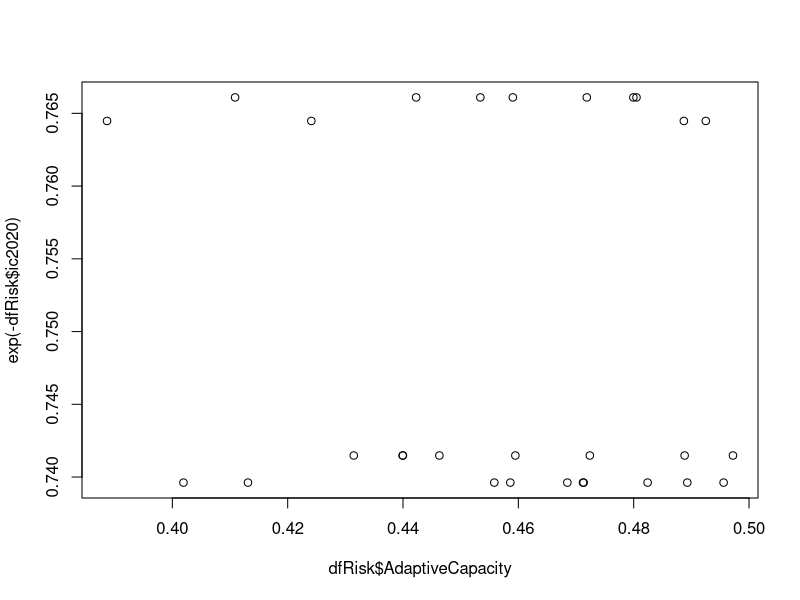
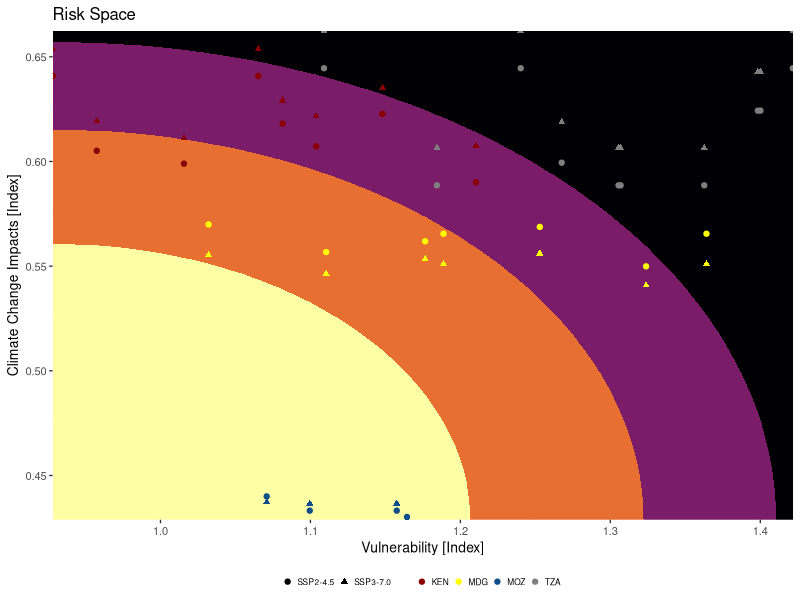
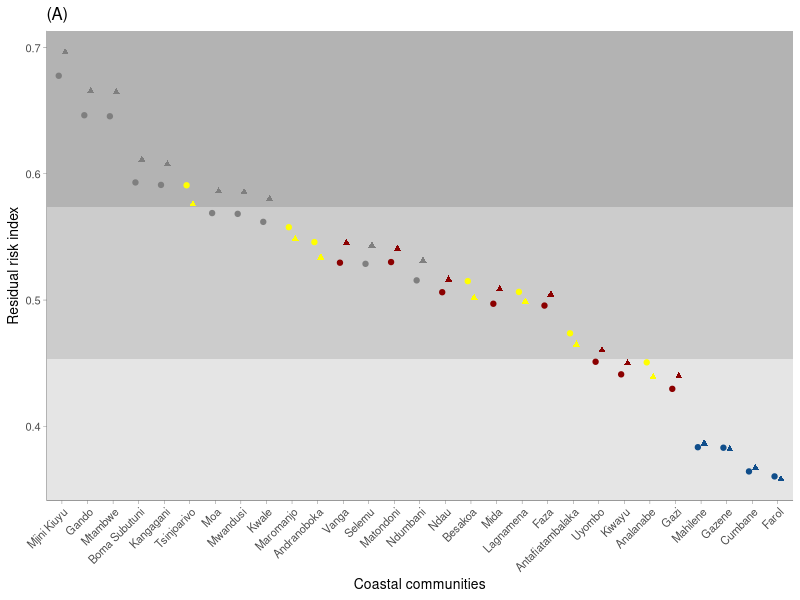
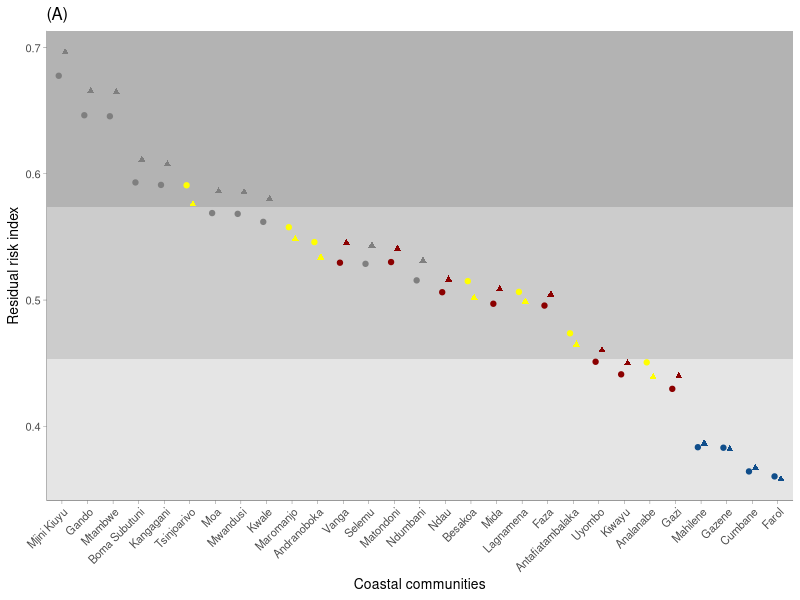
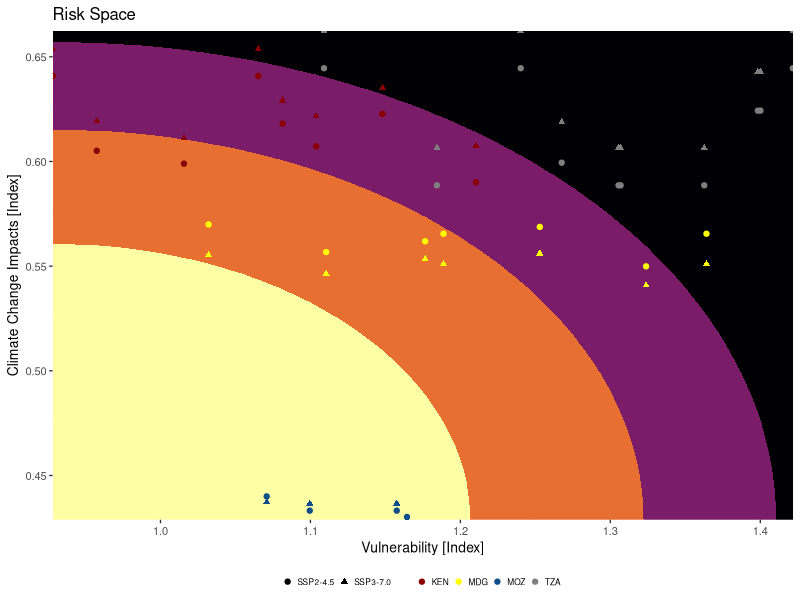

Reproduce these figures in R, in order. (Note: this script raises an error after producing the figures.)
library(tidyverse)
dfRisk <- read_csv("2_Data/sheet/RiskDataFINAL.csv")
dfRisk <- dfRisk %>% mutate(ISO3 = Country,
                            ISO3 = ifelse(ISO3 == "Kenya", "KEN", ISO3),
                            ISO3 = ifelse(ISO3 == "Tanzania", "TZA", ISO3),
                            ISO3 = ifelse(ISO3 == "Madagascar", "MDG", ISO3),
                            ISO3 = ifelse(ISO3 == "Mozambique", "MOZ", ISO3))
I_Ctrl <- read_csv("2_Data/sheet/ImpactControl.csv")
dfRisk <- merge(dfRisk, I_Ctrl, by.x = "ISO3")
plot(dfRisk$AdaptiveCapacity, exp(-dfRisk$ic2020))


##################################################################################################################
#                                  PLOT RISK SPACES
##################################################################################################################
dfRisk$Vulnerable <- dfRisk$Sensitivity/dfRisk$AdaptiveCapacity
df <- rbind(data.frame(sce = "SSP2-4.5", impact = dfRisk$imp.ssp245.2050, Vulnerability = dfRisk$Vulnerable, village = dfRisk$Villages, ISO3 = dfRisk$ISO3),
            data.frame(sce = "SSP3-7.0", impact = dfRisk$imp.ssp370.2050, Vulnerability = dfRisk$Vulnerable, village = dfRisk$Villages, ISO3 = dfRisk$ISO3))
yR <- range(df$impact);xR <- range(df$Vulnerability)
lgd <- expand.grid(x = seq(xR[1],xR[2], diff(xR)/1500),
                   y = seq(yR[1],yR[2], diff(yR)/1500)) %>% 
  mutate(x1 = scales::rescale(x),
         y1 = scales::rescale(y),
         mxCol = x1^2+y1^2,
         brks = ntile(mxCol,4)
  )
(plt1 <- ggplot()+
    geom_raster(data = lgd, aes(x = x, y = y, fill = brks))+
    scale_fill_viridis_c(option = "B", direction = -1)+
    guides(fill="none")+
    geom_point(data = df, aes(x = Vulnerability, y = impact, colour = ISO3, shape=sce), size = 1.5) +
    labs(y = "Climate Change Impacts [Index]", x = "Vulnerability [Index]", title = "Risk Space")+
    scale_colour_manual(name="", values = c("KEN"="darkred","MDG"="yellow","MOZ"="dodgerblue4","TZA"="grey50"))+
    theme_bw(base_size = 10)+
    scale_x_continuous(expand = c(0,0))+scale_y_continuous(expand = c(0,0))+
    scale_shape_manual(values = c("SSP2-4.5" = 19, "SSP3-7.0" = 17))+
    theme(legend.position = "bottom",
          legend.title = element_blank(),
          legend.background = element_rect(fill = NA),
          legend.key.size = unit(1, 'cm'),
          legend.text = element_text(size = 6),
          legend.key.height = unit(.1, 'cm'),
          legend.key.width = unit(.1, 'cm'), 
          panel.border = element_blank()))
ggsave("3_Outputs/plots/RiskSpace.png", width = 4, height = 4, dpi = 1200)

##############################################################################################################################
#                                 Estimate potential residual risk and plot difference among villages
#############################################################################################################################
dfRisk <- dfRisk %>% 
  mutate(rr.ssp585 = ((imp.ssp585.2050*Sensitivity)/AdaptiveCapacity)*exp(-ic2020),
         rr.ssp370 = ((imp.ssp370.2050*Sensitivity)/AdaptiveCapacity)*exp(-ic2020),
         rr.ssp245 = ((imp.ssp245.2050*Sensitivity)/AdaptiveCapacity)*exp(-ic2020))

df <- rbind(data.frame(sce = "SSP2-4.5", risk = (dfRisk$rr.ssp245), village = dfRisk$Villages, ISO3 = dfRisk$ISO3),
            data.frame(sce = "SSP3-7.0", risk = (dfRisk$rr.ssp370), village = dfRisk$Villages, ISO3 = dfRisk$ISO3))
Q1 <- summary(df$risk)[[2]] #first quartile
Q3 <- summary(df$risk)[[5]] #third quartile
(plt2 <- ggplot(data = df)+
    geom_rect(fill = "grey90", xmin = -Inf, xmax = Inf, ymin = -Inf, ymax = Q1)+
    geom_rect(fill = "grey80", xmin = -Inf, xmax = Inf, ymin = Q1, ymax = Q3)+
    geom_rect(fill = "grey70", xmin = -Inf, xmax = Inf, ymin = Q3, ymax = Inf)+
    #geom_col(aes(reorder(Villages, risk.ssp370.2050), risk.ssp370.2050), width = .2, fill = "grey90")+
    geom_point(aes(x=reorder(village,-risk), y=risk, colour = ISO3, shape = sce), size = 1.5, position = position_dodge2(width =.5))+
    #geom_text(aes(x=reorder(village,risk), y=risk, label = round(risk,2)), size = 2, colour = "black", fontface = "bold",position = position_dodge(width =.5))+
    labs(x = "Coastal communities", y = "Residual risk index", title = "(A)")+
    #scale_y_continuous(expand = c(0,0), limits = c(.25,.55), breaks = seq(.25,.55, 0.05))+
    scale_shape_manual(values = c("SSP2-4.5" = 19, "SSP3-7.0" = 17))+
    theme_classic(base_size = 10)+
    scale_colour_manual(name="", values = c("KEN"="darkred","MDG"="yellow","MOZ"="dodgerblue4","TZA"="grey50"))+
    scale_fill_manual(name="", values = c("KEN"="darkred","MDG"="yellow","MOZ"="dodgerblue4","TZA"="grey50"))+
    theme(legend.position = "", 
          legend.background = element_rect(fill = NA),
          axis.text.x = element_text(angle = 45, vjust = 1, hjust = 1),
          axis.line = element_line(linewidth = .1), 
          axis.ticks = element_line(linewidth = .1)))

#Plots bars for each country
# df1 <- dfRisk %>% group_by(ISO3) %>% 
#   summarise(mn.370 = mean(rr.ssp370),
#             sd.370 = sd(rr.ssp370),
#             mn.245 = mean(rr.ssp245),
#             sd.245 = sd(rr.ssp245)) %>% ungroup()
# 
# df2 <- dfRisk %>% 
#   summarise(mn.370 = mean(rr.ssp370),
#             sd.370 = sd(rr.ssp370),
#             mn.245 = mean(rr.ssp245),
#             sd.245 = sd(rr.ssp245)) 
# df2 <- cbind(ISO3 = "ALL", df2)
# df <- rbind(df1, df2)
# 
# df <- rbind(data.frame(sce = "SSP2-4.5", MN = df$mn.245, LL = df$mn.245-df$sd.245, UL = df$mn.245+df$sd.245, ISO3 = df$ISO3),
#             data.frame(sce = "SSP3-7.0", MN = df$mn.370, LL = df$mn.370-df$sd.370, UL = df$mn.370+df$sd.370, ISO3 = df$ISO3)) %>% group_by (ISO3) %>% mutate(sortMag = mean(MN))
# (plt3 <- ggplot(data = df)+
#     geom_rect(fill = "grey90", xmin = -Inf, xmax = Inf, ymin = -Inf, ymax = Q1)+
#     geom_rect(fill = "grey80", xmin = -Inf, xmax = Inf, ymin = Q1, ymax = Q3)+
#     geom_rect(fill = "grey70", xmin = -Inf, xmax = Inf, ymin = Q3, ymax = Inf)+
#     geom_pointrange(aes(x = reorder(ISO3, sortMag), y = MN, ymin = LL, ymax = UL, colour=ISO3, shape = sce),
#                     size=.1, linewidth = .2, position = position_dodge(width =.5))+
#     scale_colour_manual(name="", values = c("KEN"="darkred","MDG"="yellow","MOZ"="dodgerblue4","TZA"="grey50", "ALL"="cyan"))+
#     scale_shape_manual(values = c("SSP2-4.5" = 19, "SSP3-7.0" = 17))+
#     labs(y = "", x="", title = "(B)")+
#     #scale_y_continuous(expand = c(0,0), limits = c(.25,.55), breaks = seq(.25,.55, 0.05),position = "right")+
#     theme_classic(base_size = 10)+
#     theme(legend.position = "", 
#           panel.background = element_rect(fill = "transparent", colour = NA),
#           plot.background = element_rect(fill = "transparent"),
#           axis.text.x = element_text(angle = 45, vjust = 1, hjust = 1),
#           axis.line.y = element_blank(),
#           axis.text.y = element_blank(),
#           axis.ticks.y = element_blank(),
#           panel.border = element_blank(), 
#           axis.line = element_line(linewidth = .1), 
#           axis.ticks.x = element_line(linewidth = .1)))
#library(patchwork)
plt2
#ggsave(plt2, "3_Outputs/plots/3_RiskResidual.png", dpi = 1200, height = 4, width = 8)

###################################################################################################################
#                     ECONOMIC VALUATION APPROACHES
##################################################################################################################
#Import value coefficients
econValues <- readxl::read_excel("2_Data/sheet/4_EconomicValuations/EcosystemServiceValueCoefficients.xlsx", sheet = "mini")
dfRisk <- merge(dfRisk, econValues, by.x = "ISO3")
#Find total economic value
dfRisk$TEV = ((dfRisk$corals*dfRisk$CoralsVal)+(dfRisk$seagrass*dfRisk$SeagrassVal)+(dfRisk$mangrove*dfRisk$MangroveVal)+(dfRisk$cropcover*dfRisk$CropsVal))/1e4 #divide by 10000 to convert from meters to hectares
plot(dfRisk$TEV/1e6, dfRisk$rr.ssp370)
dfRisk$ld_ssp370 = dfRisk$TEV*dfRisk$rr.ssp370
dfRisk$ld_ssp245 = dfRisk$TEV*dfRisk$rr.ssp245
summary(dfRisk$ld_ssp370)
sum(dfRisk$ld_ssp370)
sd(dfRisk$ld_ssp370)

dfs <- dfRisk[,c("Country","Villages","Sensitivity","AdaptiveCapacity","imp.ssp245.2050","imp.ssp370.2050","rr.ssp245", "rr.ssp370","TEV","ld_ssp245","ld_ssp370")]
write_excel_csv(dfs, "2_Data/sheet/TableS3.csv")
